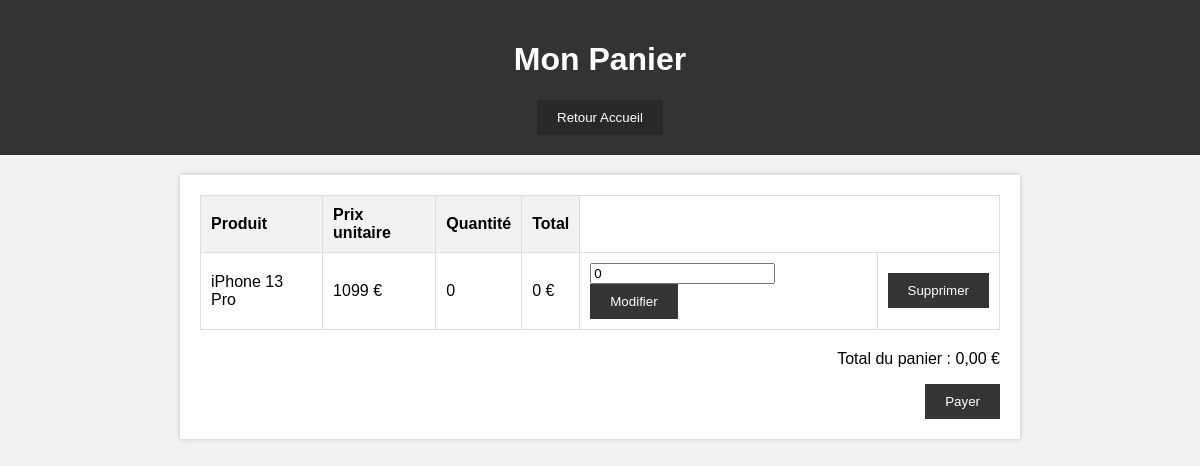
/Panier/testPanier.php (signed in), run on the app's committed database.
### tables this page shows
CREATE TABLE `contenue` (
  `clients_id` int(11) DEFAULT NULL,
  `produits_id` int(11) NOT NULL,
  `quantité` int(11) NOT NULL
);

CREATE TABLE `produit` (
  `ID_PRODUIT` int(50) NOT NULL,
  `NOM_PRODUIT` varchar(255) NOT NULL,
  `DESCRIPTION_PRODUIT` varchar(255) NOT NULL,
  `PRIX_PRODUIT` int(50) NOT NULL,
  `STOCK_PRODUIT` int(50) NOT NULL,
  `MARQUE_TEL` varchar(10) NOT NULL,
  `MODELE_TEL` varchar(100) NOT NULL,
  `CARACTERISTIQUE_TEL` varchar(100) NOT NULL,
  `URL_IMAGE` varchar(255) NOT NULL
);

### Panier/testPanier.php (the view, shortened to what this page needs)
<?php
if(isset($_SESSION['userId'])) {
    $idUser = $_SESSION['userId'];
} else {
    header("Refresh: 0;url=../connexionInscription/inscription.php");
}
?>
<?php
$servername = "localhost";
$username = "root";
$password = "";
$dbname = "boutique_telephone";
$conn = new mysqli($servername, $username, $password, $dbname);
?>
<?php
$sql = $sql = "SELECT produit.NOM_PRODUIT, produit.PRIX_PRODUIT, contenue.quantité, (produit.PRIX_PRODUIT * contenue.quantité) AS total FROM contenue
JOIN produit ON contenue.produits_id = produit.ID_PRODUIT
WHERE contenue.clients_id = $idUser";
$result = $conn->query($sql);
?>
<!DOCTYPE html>
<html lang="fr">
<head>
    <link rel="stylesheet" href="testPanier.css">
</head>
<body>
    <header>
        <h1>Mon Panier</h1>
        <a href="../page_accueil/accueil.php" ><button class="button2">Retour Accueil</button></a>
    </header>
    <main>
        <table>
            <thead>
                <tr>
                    <th>Produit</th>
                    <th>Prix unitaire</th>
                    <th>Quantité</th>
                    <th>Total</th>
                </tr>
            </thead>
            <tbody>
    <?php
    $totalPanier = 0;
    while ($row = $result->fetch_assoc()) {
        echo '<tr>';
        echo '<td>' . $row['NOM_PRODUIT'] . '</td>';
        echo '<td>' . $row['PRIX_PRODUIT'] . ' €</td>';
        echo '<td class="quantite" data-id="' . $row['NOM_PRODUIT'] . '">' . $row['quantité'] . '</td>';
        echo '<td>' . $row['total'] . ' €</td>';
        echo '<td>
        <form class="modification-form" onsubmit="modifierQuantite(this); return false;">
            <input type="hidden" name="id_produit" value="' . $row['NOM_PRODUIT'] . '">
            <input type="number" name="nouvelle_quantite" value="' . $row['quantité'] . '">
            <button type="submit" name="action" value="modifier">Modifier</button>
        </form>
      </td>';
        echo '<td>
                <form class="suppression-form">
                    <input type="hidden" name="id_produit" value="' . $row['NOM_PRODUIT'] . '">
                    <button type="submit" name="action" value="supprimer">Supprimer</button>
                </form>
              </td>';
        echo '</tr>';
        $totalPanier += $row['total'];
    }
    ?>
</tbody>
        </table>
        <div class="total">
    <p>Total du panier : <span><?= number_format($totalPanier, '2', ',', ' ') . ' €'; ?></span></p>
    <a href="paiement/checkout.php?montant=<?= $totalPanier; ?>"><button>Payer</button></a>
</div>
    </main>
</body>
</html>

### Panier/testPanier.css (style rules this page uses)
body { font-family: Arial, sans-serif; margin: 0; padding: 0; background-color: #f2f2f2; }
header { background-color: #333; color: #fff; text-align: center; padding: 20px; }
main { max-width: 800px; margin: 20px auto; background-color: #fff; padding: 20px; box-shadow: 0 0 5px rgba(0, 0, 0, 0.2); }
table { width: 100%; border-collapse: collapse; margin-bottom: 20px; }
table, th, td { border: 1px solid #ddd; }
th, td { padding: 10px; text-align: left; }
th { background-color: #f2f2f2; }
.total { text-align: right; }
button { background-color: #292929f0; color: #fff; border: none; padding: 10px 20px; cursor: pointer; }
.button2 { background-color: #292929f0; color: #fff; border: none; padding: 10px 20px; cursor: pointer; }

### data on the page
contenue: produits.NOM_PRODUIT "iPhone 13 Pro", produits.PRIX_PRODUIT "1099", quantité "0", total "0", nouvelle_quantite "0"

### other printed values
$totalPanier "0,00"
